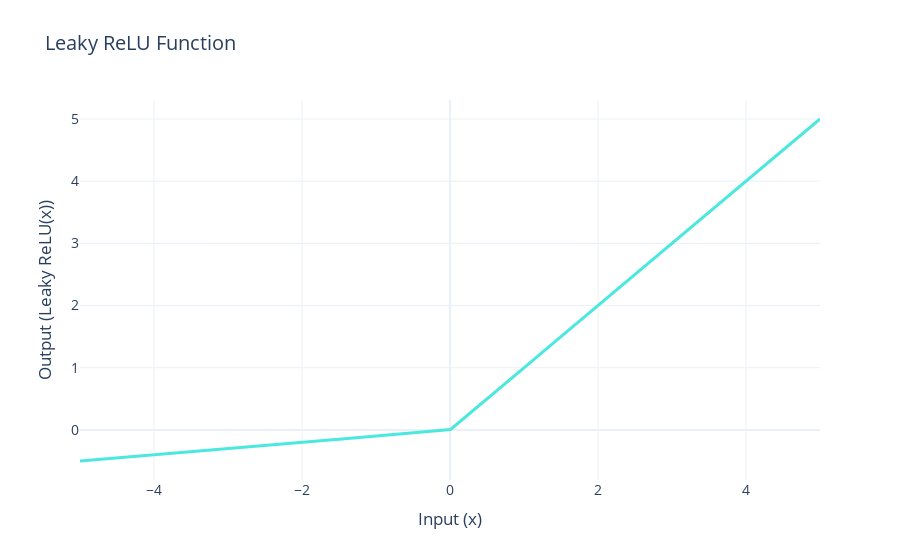

Notebook cell for this chart:
### Markdown cell above
# Leaky ReLU

### Code cell
# Palette de couleurs
color_palette = ["#4B9AC7", "#4BE8E0", "#9DD4F3", "#97FBF6", "#2A7FAF", "#23B1AB", "#0E3449", "#015955"]

# Génération des données
x = np.linspace(-5, 5, num=1000)  # Plage des valeurs
leaky_relu = np.maximum(0, x) - 0.1 * np.maximum(0, -x)  # Fonction Leaky ReLU

# Création de la figure
fig = go.Figure()

# Ajout de la trace Leaky ReLU
fig.add_trace(go.Scatter(
    x=x,
    y=leaky_relu,
    mode="lines",
    line=dict(color=color_palette[1], width=3),  # Style de la ligne
    name="Leaky ReLU"
))

# Mise en forme du graphique
fig.update_layout(
    title=dict(
        text="Leaky ReLU Function",
        font=dict(size=20)
    ),
    xaxis_title="Input (x)",
    yaxis_title="Output (Leaky ReLU(x))",
    template="plotly_white",  # Thème moderne
    font=dict(size=14),
    showlegend=False  # Pas besoin de légende avec une seule trace
)

# Affichage
fig.show()

### Figure 1 — Plotly figure (JSON) as saved in the notebook; plotly's stock layout.template omitted (floating-point values rounded to 4 significant figures; data arrays with more than 128 entries replaced by an {"elided": "..."} marker saying what was removed)
{"data": [{"line": {"color": "#4BE8E0", "width": 3}, "mode": "lines", "name": "Leaky ReLU", "type": "scatter", "x": {"elided": "1000 float values"}, "y": {"elided": "1000 float values"}}], "layout": {"font": {"size": 14}, "showlegend": false, "title": {"font": {"size": 20}, "text": "Leaky ReLU Function"}, "xaxis": {"title": {"text": "Input (x)"}}, "yaxis": {"title": {"text": "Output (Leaky ReLU(x))"}}}}
